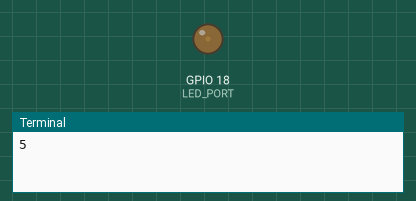
A program run on a simulated Raspberry Pi (BCM pin numbers). Shown: output pins drawn as LEDs (lit = HIGH), the last lines printed to the terminal. At 10.0 s the program stops and its outputs stay as they are.

Above: at 0.1 s.
At 4.1 s:
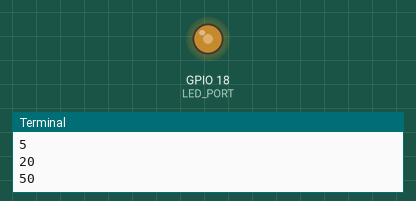
At 6.1 s:
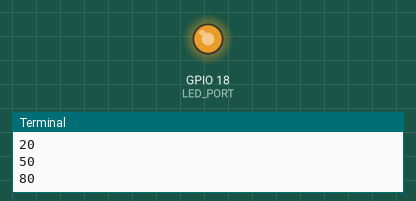
At 8.1 s:
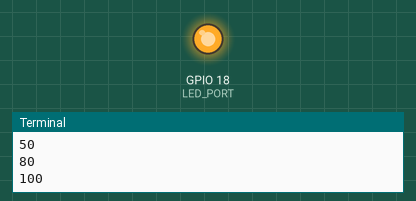
Timing chart, 0 to 11.5 s (numbered marks = the images above):
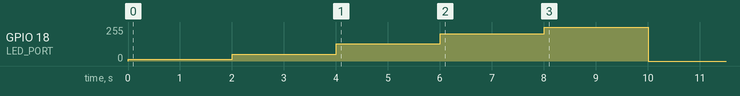

Measured:
- by itself, GPIO 18 (LED_PORT): rises from 0/255 to 255/255 in 8.0 s, then falls to 0/255 in 2.0 s

The program:

02_led_pwm.py
```python
#
# 02_led_pwm.py
#

import RPi.GPIO as GPIO
import time

LED_PORT = 18
PWM_FREQUENCY = 500             # Hz

GPIO.setmode(GPIO.BCM)          # GPIO番号で指定
GPIO.setup(LED_PORT, GPIO.OUT)

# PWM
pwm = GPIO.PWM(LED_PORT, PWM_FREQUENCY)
pwm.start(0)

# LEDを2秒間点灯する
for duty in (5, 20, 50, 80, 100):
    print(duty)
    pwm.ChangeDutyCycle(float(duty))
    time.sleep(2)


GPIO.cleanup()

print('done')
```
